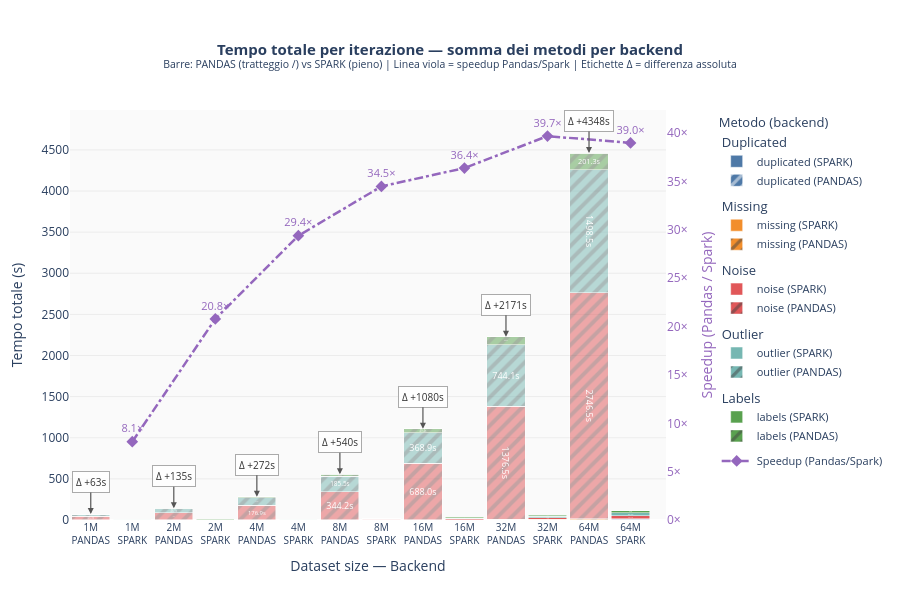

Here is the notebook cell this chart was saved with:
### Code cell
# ══════════════════════════════════════════════════════════════════════════════
# PLOT 2 — Istogramma raggruppato + stacked con differenza Pandas/Spark
# ══════════════════════════════════════════════════════════════════════════════

METHOD_COLORS = {
    'duplicated': '#4e79a7',
    'missing':    '#f28e2b',
    'noise':      '#e15759',
    'outlier':    '#76b7b2',
    'labels':     '#59a14f',
}

iters_sorted  = sorted(be_df['iterazione'].unique())
rows_per_iter = (
    be_df[['iterazione','num_righe']].drop_duplicates()
    .set_index('iterazione')['num_righe'].to_dict()
)

def fmt_rows(n):
    return f'{n//1_000_000}M' if n >= 1_000_000 else f'{n//1_000}K'

# Asse X interleaved: ['1M PANDAS', '1M SPARK', '2M PANDAS', '2M SPARK', ...]
x_all = []
for it in iters_sorted:
    for be in BACKENDS:
        x_all.append(f'{fmt_rows(rows_per_iter[it])}<br>{be}')

# Pre-calcola totali per iterazione (per le annotazioni di differenza)
iter_totals = {}   # it → {'PANDAS': float, 'SPARK': float}
for it in iters_sorted:
    iter_totals[it] = {}
    for be in BACKENDS:
        iter_totals[it][be] = float(
            be_df[(be_df['iterazione']==it) & (be_df['backend']==be)]['stopwatch_sec'].sum()
        )

# ── Figura con asse Y secondario per il ratio ─────────────────────────────────
fig2 = make_subplots(specs=[[{'secondary_y': True}]])

for metodo in METHODS:
    for backend in BACKENDS:
        d = (
            be_df[(be_df['metodo']==metodo) & (be_df['backend']==backend)]
            .sort_values('iterazione')
        )
        vals, texts = [], []
        for it in iters_sorted:
            for be in BACKENDS:
                if be == backend:
                    row = d[d['iterazione']==it]
                    v   = float(row['stopwatch_sec'].iloc[0]) if len(row) > 0 else 0.0
                    vals.append(v)
                    texts.append(f'{v:.1f}s' if v >= 2.0 else '')
                else:
                    vals.append(0.0)
                    texts.append('')

        fig2.add_trace(go.Bar(
            name=f'{metodo} ({backend})',
            x=x_all,
            y=vals,
            text=texts,
            textposition='inside',
            insidetextanchor='middle',
            textfont=dict(size=9, color='white'),
            marker=dict(
                color=METHOD_COLORS[metodo],
                opacity=1.0 if backend=='SPARK' else 0.5,
                pattern=dict(shape='/' if backend=='PANDAS' else '', solidity=0.4),
                line=dict(color='white', width=0.5),
            ),
            legendgroup=metodo,
            legendgrouptitle_text=metodo.capitalize() if backend=='PANDAS' else None,
            hovertemplate=(
                f'<b>{metodo} — {backend}</b><br>'
                'Righe: %{x}<br>Tempo: %{y:.3f}s<extra></extra>'
            ),
            #legend=False,
        ), secondary_y=False)

# ── Linea ratio (asse Y secondario) ──────────────────────────────────────────
# Posizionata al centro di ogni coppia PANDAS/SPARK sull'asse X interleaved
ratio_x, ratio_y = [], []
for it in iters_sorted:
    tot_pd = iter_totals[it]['PANDAS']
    tot_sp = iter_totals[it]['SPARK']
    # La coppia di barre è a posizioni (2*idx) e (2*idx+1); il centro è fra le due
    idx = iters_sorted.index(it)
    # X come stringa della barra SPARK (seconda della coppia)
    ratio_x.append(f'{fmt_rows(rows_per_iter[it])}<br>SPARK')
    ratio_y.append(round(tot_pd / tot_sp, 1) if tot_sp > 0 else 0)

fig2.add_trace(go.Scatter(
    x=ratio_x,
    y=ratio_y,
    mode='lines+markers+text',
    name='Speedup (Pandas/Spark)',
    line=dict(color='#9467bd', width=2.5, dash='dashdot'),
    marker=dict(size=9, color='#9467bd', symbol='diamond'),
    text=[f'{r:.1f}×' for r in ratio_y],
    textposition='top center',
    textfont=dict(size=11, color='#9467bd'),
    hovertemplate='<b>Speedup</b><br>%{x}<br>Pandas è %{y:.1f}× più lento di Spark<extra></extra>',
    legendgroup='ratio',
    showlegend=True,
), secondary_y=True)

# ── Annotazioni Δ differenza assoluta sopra ogni coppia ──────────────────────
# Appese sopra la barra PANDAS (la più alta) con freccia di bracket
for it in iters_sorted:
    tot_pd = iter_totals[it]['PANDAS']
    tot_sp = iter_totals[it]['SPARK']
    diff   = tot_pd - tot_sp
    # Etichetta compatta: Δ +XXXs
    label  = f'Δ {diff:+.0f}s'
    # X = posizione barra PANDAS (prima della coppia)
    x_pandas_label = f'{fmt_rows(rows_per_iter[it])}<br>PANDAS'
    fig2.add_annotation(
        x=x_pandas_label,
        y=tot_pd,
        text=label,
        showarrow=True,
        arrowhead=2,
        arrowcolor='#555',
        arrowwidth=1.2,
        ax=0, ay=-32,
        font=dict(size=10, color='#333'),
        bgcolor='rgba(255,255,255,0.82)',
        bordercolor='#aaa',
        borderwidth=1,
        borderpad=3,
        yref='y',
    )

fig2.update_layout(
    barmode='stack',
    title=dict(
        text=(
            '<b>Tempo totale per iterazione — somma dei metodi per backend</b><br>'
            '<sup>Barre: PANDAS (tratteggio /) vs SPARK (pieno) | '
            'Linea viola = speedup Pandas/Spark | Etichette Δ = differenza assoluta</sup>'
        ),
        font=dict(size=15), x=0.5,
    ),
    xaxis=dict(title='Dataset size — Backend', tickfont=dict(size=10)),
    yaxis=dict(title='Tempo totale (s)', showgrid=True, gridcolor='#ececec'),
    yaxis2=dict(
        title='Speedup (Pandas / Spark)',
        showgrid=False,
        ticksuffix='×',
        overlaying='y',
        side='right',
        rangemode='tozero',
        color='#9467bd',
    ),
    legend=dict(
        title='Metodo (backend)',
        groupclick='toggleitem',
        font=dict(size=11),
        tracegroupgap=6,
    ),
    height=600,
    plot_bgcolor='#fafafa', paper_bgcolor='white',
    margin=dict(t=110, b=80, l=70, r=80),
    bargap=0.08,
)

fig2.show()

### Figure 1 — Plotly figure (JSON) as saved in the notebook; plotly's stock layout.template omitted (floating-point values rounded to 4 significant figures)
{"data": [{"hovertemplate": "<b>duplicated — PANDAS</b><br>Righe: %{x}<br>Tempo: %{y:.3f}s<extra></extra>", "insidetextanchor": "middle", "legendgroup": "duplicated", "legendgrouptitle": {"text": "Duplicated"}, "marker": {"color": "#4e79a7", "line": {"color": "white", "width": 0.5}, "opacity": 0.5, "pattern": {"shape": "/", "solidity": 0.4}}, "name": "duplicated (PANDAS)", "text": ["", "", "", "", "", "", "", "", "", "", "2.5s", "", "5.4s", ""], "textfont": {"color": "white", "size": 9}, "textposition": "inside", "type": "bar", "x": ["1M<br>PANDAS", "1M<br>SPARK", "2M<br>PANDAS", "2M<br>SPARK", "4M<br>PANDAS", "4M<br>SPARK", "8M<br>PANDAS", "8M<br>SPARK", "16M<br>PANDAS", "16M<br>SPARK", "32M<br>PANDAS", "32M<br>SPARK", "64M<br>PANDAS", "64M<br>SPARK"], "xaxis": "x", "y": [0.05124, 0, 0.09912, 0, 0.2126, 0, 0.5272, 0, 1.203, 0, 2.514, 0, 5.362, 0], "yaxis": "y"}, {"hovertemplate": "<b>duplicated — SPARK</b><br>Righe: %{x}<br>Tempo: %{y:.3f}s<extra></extra>", "insidetextanchor": "middle", "legendgroup": "duplicated", "marker": {"color": "#4e79a7", "line": {"color": "white", "width": 0.5}, "opacity": 1, "pattern": {"shape": "", "solidity": 0.4}}, "name": "duplicated (SPARK)", "text": ["", "", "", "", "", "", "", "", "", "2.9s", "", "5.9s", "", "11.8s"], "textfont": {"color": "white", "size": 9}, "textposition": "inside", "type": "bar", "x": ["1M<br>PANDAS", "1M<br>SPARK", "2M<br>PANDAS", "2M<br>SPARK", "4M<br>PANDAS", "4M<br>SPARK", "8M<br>PANDAS", "8M<br>SPARK", "16M<br>PANDAS", "16M<br>SPARK", "32M<br>PANDAS", "32M<br>SPARK", "64M<br>PANDAS", "64M<br>SPARK"], "xaxis": "x", "y": [0, 1.518, 0, 0.7245, 0, 0.8626, 0, 1.754, 0, 2.877, 0, 5.941, 0, 11.82], "yaxis": "y"}, {"hovertemplate": "<b>missing — PANDAS</b><br>Righe: %{x}<br>Tempo: %{y:.3f}s<extra></extra>", "insidetextanchor": "middle", "legendgroup": "missing", "legendgrouptitle": {"text": "Missing"}, "marker": {"color": "#f28e2b", "line": {"color": "white", "width": 0.5}, "opacity": 0.5, "pattern": {"shape": "/", "solidity": 0.4}}, "name": "missing (PANDAS)", "text": ["", "", "", "", "", "", "", "", "2.4s", "", "4.9s", "", "10.6s", ""], "textfont": {"color": "white", "size": 9}, "textposition": "inside", "type": "bar", "x": ["1M<br>PANDAS", "1M<br>SPARK", "2M<br>PANDAS", "2M<br>SPARK", "4M<br>PANDAS", "4M<br>SPARK", "8M<br>PANDAS", "8M<br>SPARK", "16M<br>PANDAS", "16M<br>SPARK", "32M<br>PANDAS", "32M<br>SPARK", "64M<br>PANDAS", "64M<br>SPARK"], "xaxis": "x", "y": [0.09254, 0, 0.2132, 0, 0.4799, 0, 1.099, 0, 2.436, 0, 4.949, 0, 10.64, 0], "yaxis": "y"}, {"hovertemplate": "<b>missing — SPARK</b><br>Righe: %{x}<br>Tempo: %{y:.3f}s<extra></extra>", "insidetextanchor": "middle", "legendgroup": "missing", "marker": {"color": "#f28e2b", "line": {"color": "white", "width": 0.5}, "opacity": 1, "pattern": {"shape": "", "solidity": 0.4}}, "name": "missing (SPARK)", "text": ["", "", "", "", "", "", "", "", "", "", "", "2.2s", "", "4.3s"], "textfont": {"color": "white", "size": 9}, "textposition": "inside", "type": "bar", "x": ["1M<br>PANDAS", "1M<br>SPARK", "2M<br>PANDAS", "2M<br>SPARK", "4M<br>PANDAS", "4M<br>SPARK", "8M<br>PANDAS", "8M<br>SPARK", "16M<br>PANDAS", "16M<br>SPARK", "32M<br>PANDAS", "32M<br>SPARK", "64M<br>PANDAS", "64M<br>SPARK"], "xaxis": "x", "y": [0, 1.348, 0, 0.9833, 0, 0.6887, 0, 0.835, 0, 1.275, 0, 2.175, 0, 4.349], "yaxis": "y"}, {"hovertemplate": "<b>noise — PANDAS</b><br>Righe: %{x}<br>Tempo: %{y:.3f}s<extra></extra>", "insidetextanchor": "middle", "legendgroup": "noise", "legendgrouptitle": {"text": "Noise"}, "marker": {"color": "#e15759", "line": {"color": "white", "width": 0.5}, "opacity": 0.5, "pattern": {"shape": "/", "solidity": 0.4}}, "name": "noise (PANDAS)", "text": ["45.3s", "", "89.1s", "", "176.9s", "", "344.2s", "", "688.0s", "", "1376.5s", "", "2746.5s", ""], "textfont": {"color": "white", "size": 9}, "textposition": "inside", "type": "bar", "x": ["1M<br>PANDAS", "1M<br>SPARK", "2M<br>PANDAS", "2M<br>SPARK", "4M<br>PANDAS", "4M<br>SPARK", "8M<br>PANDAS", "8M<br>SPARK", "16M<br>PANDAS", "16M<br>SPARK", "32M<br>PANDAS", "32M<br>SPARK", "64M<br>PANDAS", "64M<br>SPARK"], "xaxis": "x", "y": [45.27, 0, 89.11, 0, 176.9, 0, 344.2, 0, 688.0, 0, 1377.0, 0, 2747.0, 0], "yaxis": "y"}, {"hovertemplate": "<b>noise — SPARK</b><br>Righe: %{x}<br>Tempo: %{y:.3f}s<extra></extra>", "insidetextanchor": "middle", "legendgroup": "noise", "marker": {"color": "#e15759", "line": {"color": "white", "width": 0.5}, "opacity": 1, "pattern": {"shape": "", "solidity": 0.4}}, "name": "noise (SPARK)", "text": ["", "2.3s", "", "", "", "2.4s", "", "4.4s", "", "8.5s", "", "16.3s", "", "34.1s"], "textfont": {"color": "white", "size": 9}, "textposition": "inside", "type": "bar", "x": ["1M<br>PANDAS", "1M<br>SPARK", "2M<br>PANDAS", "2M<br>SPARK", "4M<br>PANDAS", "4M<br>SPARK", "8M<br>PANDAS", "8M<br>SPARK", "16M<br>PANDAS", "16M<br>SPARK", "32M<br>PANDAS", "32M<br>SPARK", "64M<br>PANDAS", "64M<br>SPARK"], "xaxis": "x", "y": [0, 2.25, 0, 1.905, 0, 2.404, 0, 4.387, 0, 8.526, 0, 16.3, 0, 34.08], "yaxis": "y"}, {"hovertemplate": "<b>outlier — PANDAS</b><br>Righe: %{x}<br>Tempo: %{y:.3f}s<extra></extra>", "insidetextanchor": "middle", "legendgroup": "outlier", "legendgrouptitle": {"text": "Outlier"}, "marker": {"color": "#76b7b2", "line": {"color": "white", "width": 0.5}, "opacity": 0.5, "pattern": {"shape": "/", "solidity": 0.4}}, "name": "outlier (PANDAS)", "text": ["23.4s", "", "46.1s", "", "92.3s", "", "185.5s", "", "368.9s", "", "744.1s", "", "1498.5s", ""], "textfont": {"color": "white", "size": 9}, "textposition": "inside", "type": "bar", "x": ["1M<br>PANDAS", "1M<br>SPARK", "2M<br>PANDAS", "2M<br>SPARK", "4M<br>PANDAS", "4M<br>SPARK", "8M<br>PANDAS", "8M<br>SPARK", "16M<br>PANDAS", "16M<br>SPARK", "32M<br>PANDAS", "32M<br>SPARK", "64M<br>PANDAS", "64M<br>SPARK"], "xaxis": "x", "y": [23.41, 0, 46.08, 0, 92.29, 0, 185.5, 0, 368.9, 0, 744.1, 0, 1498.0, 0], "yaxis": "y"}, {"hovertemplate": "<b>outlier — SPARK</b><br>Righe: %{x}<br>Tempo: %{y:.3f}s<extra></extra>", "insidetextanchor": "middle", "legendgroup": "outlier", "marker": {"color": "#76b7b2", "line": {"color": "white", "width": 0.5}, "opacity": 1, "pattern": {"shape": "", "solidity": 0.4}}, "name": "outlier (SPARK)", "text": ["", "", "", "", "", "3.0s", "", "5.8s", "", "10.9s", "", "19.5s", "", "40.7s"], "textfont": {"color": "white", "size": 9}, "textposition": "inside", "type": "bar", "x": ["1M<br>PANDAS", "1M<br>SPARK", "2M<br>PANDAS", "2M<br>SPARK", "4M<br>PANDAS", "4M<br>SPARK", "8M<br>PANDAS", "8M<br>SPARK", "16M<br>PANDAS", "16M<br>SPARK", "32M<br>PANDAS", "32M<br>SPARK", "64M<br>PANDAS", "64M<br>SPARK"], "xaxis": "x", "y": [0, 1.848, 0, 1.926, 0, 2.994, 0, 5.832, 0, 10.86, 0, 19.53, 0, 40.71], "yaxis": "y"}, {"hovertemplate": "<b>labels — PANDAS</b><br>Righe: %{x}<br>Tempo: %{y:.3f}s<extra></extra>", "insidetextanchor": "middle", "legendgroup": "labels", "legendgrouptitle": {"text": "Labels"}, "marker": {"color": "#59a14f", "line": {"color": "white", "width": 0.5}, "opacity": 0.5, "pattern": {"shape": "/", "solidity": 0.4}}, "name": "labels (PANDAS)", "text": ["3.0s", "", "6.1s", "", "12.2s", "", "24.6s", "", "49.4s", "", "99.5s", "", "201.3s", ""], "textfont": {"color": "white", "size": 9}, "textposition": "inside", "type": "bar", "x": ["1M<br>PANDAS", "1M<br>SPARK", "2M<br>PANDAS", "2M<br>SPARK", "4M<br>PANDAS", "4M<br>SPARK", "8M<br>PANDAS", "8M<br>SPARK", "16M<br>PANDAS", "16M<br>SPARK", "32M<br>PANDAS", "32M<br>SPARK", "64M<br>PANDAS", "64M<br>SPARK"], "xaxis": "x", "y": [3.04, 0, 6.053, 0, 12.2, 0, 24.57, 0, 49.4, 0, 99.45, 0, 201.3, 0], "yaxis": "y"}, {"hovertemplate": "<b>labels — SPARK</b><br>Righe: %{x}<br>Tempo: %{y:.3f}s<extra></extra>", "insidetextanchor": "middle", "legendgroup": "labels", "marker": {"color": "#59a14f", "line": {"color": "white", "width": 0.5}, "opacity": 1, "pattern": {"shape": "", "solidity": 0.4}}, "name": "labels (SPARK)", "text": ["", "", "", "", "", "2.6s", "", "3.3s", "", "6.9s", "", "12.1s", "", "23.4s"], "textfont": {"color": "white", "size": 9}, "textposition": "inside", "type": "bar", "x": ["1M<br>PANDAS", "1M<br>SPARK", "2M<br>PANDAS", "2M<br>SPARK", "4M<br>PANDAS", "4M<br>SPARK", "8M<br>PANDAS", "8M<br>SPARK", "16M<br>PANDAS", "16M<br>SPARK", "32M<br>PANDAS", "32M<br>SPARK", "64M<br>PANDAS", "64M<br>SPARK"], "xaxis": "x", "y": [0, 1.938, 0, 1.264, 0, 2.646, 0, 3.288, 0, 6.932, 0, 12.11, 0, 23.41], "yaxis": "y"}, {"hovertemplate": "<b>Speedup</b><br>%{x}<br>Pandas è %{y:.1f}× più lento di Spark<extra></extra>", "legendgroup": "ratio", "line": {"color": "#9467bd", "dash": "dashdot", "width": 2.5}, "marker": {"color": "#9467bd", "size": 9, "symbol": "diamond"}, "mode": "lines+markers+text", "name": "Speedup (Pandas/Spark)", "showlegend": true, "text": ["8.1×", "20.8×", "29.4×", "34.5×", "36.4×", "39.7×", "39.0×"], "textfont": {"color": "#9467bd", "size": 11}, "textposition": "top center", "type": "scatter", "x": ["1M<br>SPARK", "2M<br>SPARK", "4M<br>SPARK", "8M<br>SPARK", "16M<br>SPARK", "32M<br>SPARK", "64M<br>SPARK"], "xaxis": "x", "y": [8.1, 20.8, 29.4, 34.5, 36.4, 39.7, 39], "yaxis": "y2"}], "layout": {"annotations": [{"arrowcolor": "#555", "arrowhead": 2, "arrowwidth": 1.2, "ax": 0, "ay": -32, "bgcolor": "rgba(255,255,255,0.82)", "bordercolor": "#aaa", "borderpad": 3, "borderwidth": 1, "font": {"color": "#333", "size": 10}, "showarrow": true, "text": "Δ +63s", "x": "1M<br>PANDAS", "y": 71.86, "yref": "y"}, {"arrowcolor": "#555", "arrowhead": 2, "arrowwidth": 1.2, "ax": 0, "ay": -32, "bgcolor": "rgba(255,255,255,0.82)", "bordercolor": "#aaa", "borderpad": 3, "borderwidth": 1, "font": {"color": "#333", "size": 10}, "showarrow": true, "text": "Δ +135s", "x": "2M<br>PANDAS", "y": 141.6, "yref": "y"}, {"arrowcolor": "#555", "arrowhead": 2, "arrowwidth": 1.2, "ax": 0, "ay": -32, "bgcolor": "rgba(255,255,255,0.82)", "bordercolor": "#aaa", "borderpad": 3, "borderwidth": 1, "font": {"color": "#333", "size": 10}, "showarrow": true, "text": "Δ +272s", "x": "4M<br>PANDAS", "y": 282.1, "yref": "y"}, {"arrowcolor": "#555", "arrowhead": 2, "arrowwidth": 1.2, "ax": 0, "ay": -32, "bgcolor": "rgba(255,255,255,0.82)", "bordercolor": "#aaa", "borderpad": 3, "borderwidth": 1, "font": {"color": "#333", "size": 10}, "showarrow": true, "text": "Δ +540s", "x": "8M<br>PANDAS", "y": 556.0, "yref": "y"}, {"arrowcolor": "#555", "arrowhead": 2, "arrowwidth": 1.2, "ax": 0, "ay": -32, "bgcolor": "rgba(255,255,255,0.82)", "bordercolor": "#aaa", "borderpad": 3, "borderwidth": 1, "font": {"color": "#333", "size": 10}, "showarrow": true, "text": "Δ +1080s", "x": "16M<br>PANDAS", "y": 1110.0, "yref": "y"}, {"arrowcolor": "#555", "arrowhead": 2, "arrowwidth": 1.2, "ax": 0, "ay": -32, "bgcolor": "rgba(255,255,255,0.82)", "bordercolor": "#aaa", "borderpad": 3, "borderwidth": 1, "font": {"color": "#333", "size": 10}, "showarrow": true, "text": "Δ +2171s", "x": "32M<br>PANDAS", "y": 2228.0, "yref": "y"}, {"arrowcolor": "#555", "arrowhead": 2, "arrowwidth": 1.2, "ax": 0, "ay": -32, "bgcolor": "rgba(255,255,255,0.82)", "bordercolor": "#aaa", "borderpad": 3, "borderwidth": 1, "font": {"color": "#333", "size": 10}, "showarrow": true, "text": "Δ +4348s", "x": "64M<br>PANDAS", "y": 4462.0, "yref": "y"}], "bargap": 0.08, "barmode": "stack", "height": 600, "legend": {"font": {"size": 11}, "groupclick": "toggleitem", "title": {"text": "Metodo (backend)"}, "tracegroupgap": 6}, "margin": {"b": 80, "l": 70, "r": 80, "t": 110}, "paper_bgcolor": "white", "plot_bgcolor": "#fafafa", "title": {"font": {"size": 15}, "text": "<b>Tempo totale per iterazione — somma dei metodi per backend</b><br><sup>Barre: PANDAS (tratteggio /) vs SPARK (pieno) | Linea viola = speedup Pandas/Spark | Etichette Δ = differenza assoluta</sup>", "x": 0.5}, "xaxis": {"anchor": "y", "domain": [0, 0.94], "tickfont": {"size": 10}, "title": {"text": "Dataset size — Backend"}}, "yaxis": {"anchor": "x", "domain": [0, 1], "gridcolor": "#ececec", "showgrid": true, "title": {"text": "Tempo totale (s)"}}, "yaxis2": {"anchor": "x", "color": "#9467bd", "overlaying": "y", "rangemode": "tozero", "showgrid": false, "side": "right", "ticksuffix": "×", "title": {"text": "Speedup (Pandas / Spark)"}}}}
